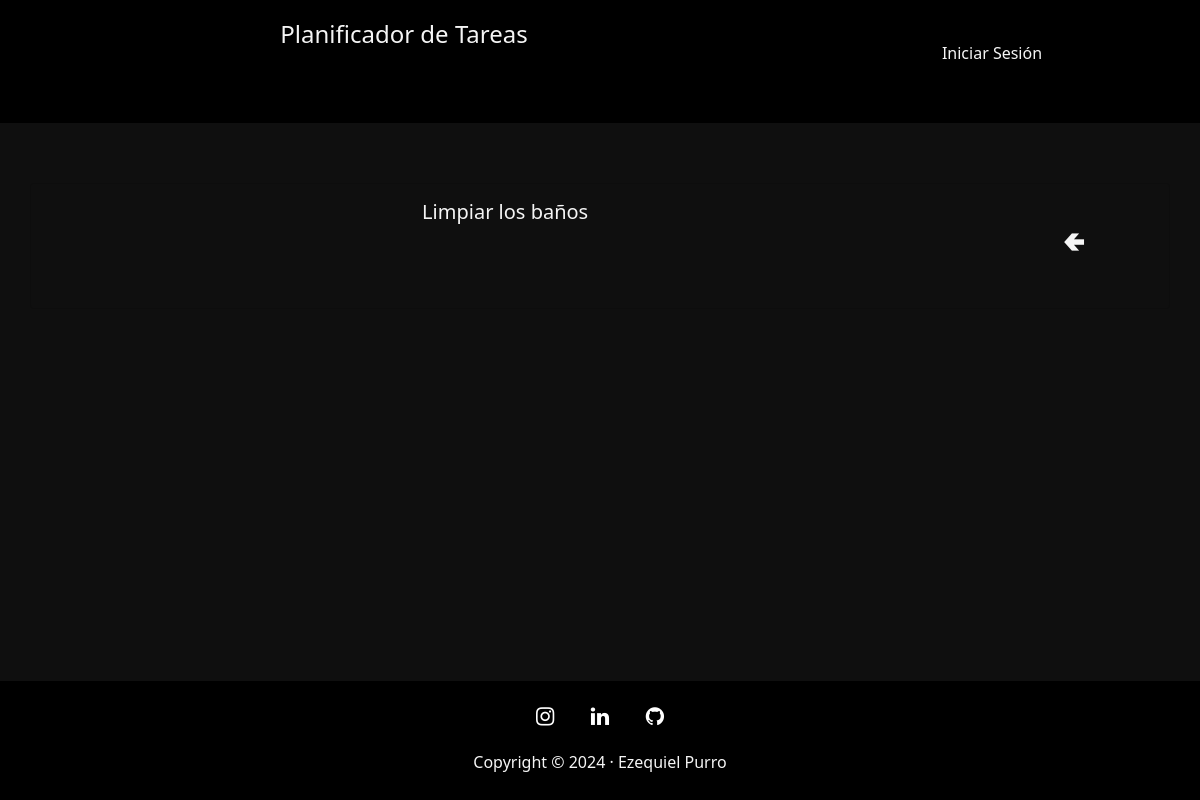
Page /tasks/detail/52/ on the earlier database version.
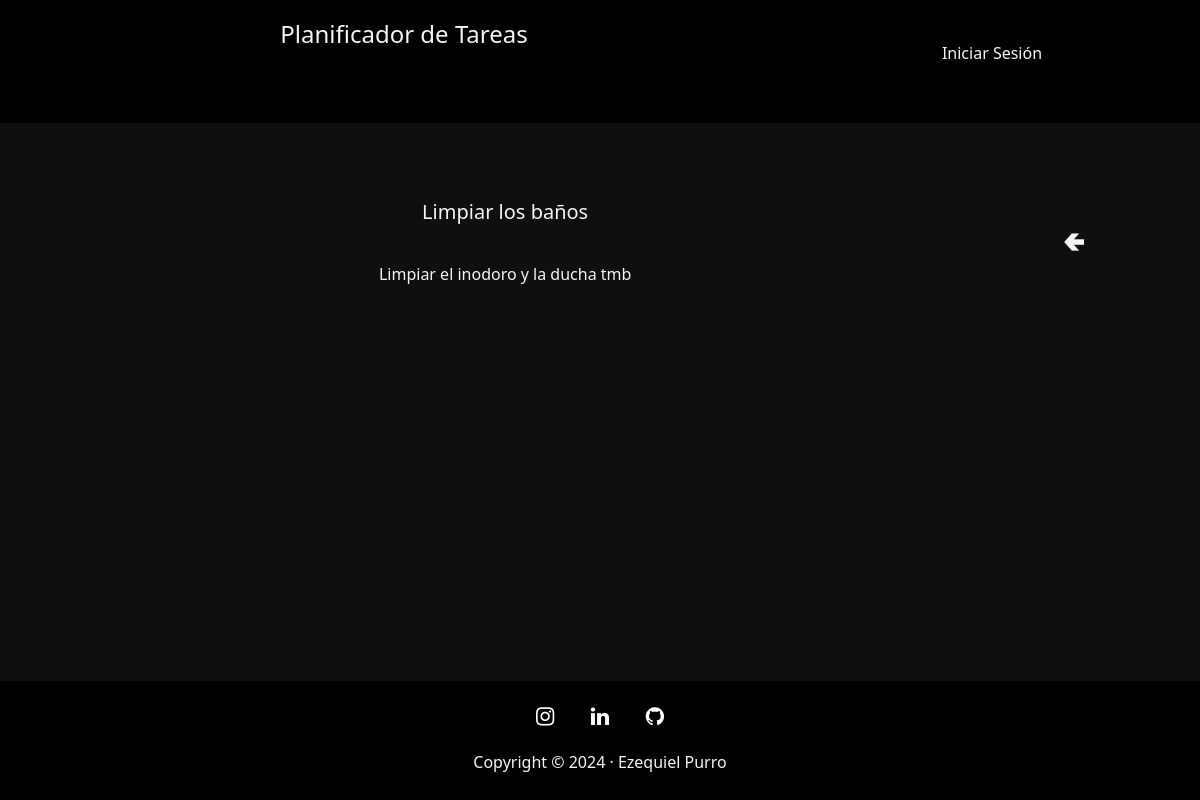
Same page on the later database version.
### tasks/models.py (models this page shows, shortened)
class Task(models.Model):
    title = models.CharField(max_length=200, verbose_name="Titulo")
    description = models.TextField(verbose_name="Descripción", null=True, blank=True)
    isDone = models.BooleanField(default=False, verbose_name="Tarea realizada")
    author = models.ForeignKey(User, verbose_name="Autor", on_delete=models.CASCADE, related_name='%(class)s_author', null=True, blank=True)
    target = models.ForeignKey(User, verbose_name="Destinatario", on_delete=models.CASCADE, related_name='%(class)s_target', null=True, blank=True)
    expiration = models.DateField(verbose_name="Fecha de expiración")
    created = models.DateTimeField(auto_now_add=True, verbose_name="Fecha de Creación")
    class Meta:
        verbose_name = "Tarea"
        verbose_name_plural = "Tareas"
        ordering = ['-created']

### tasks/views.py (the view, shortened to what this page needs)
# urls.py: path('detail/<int:pk>/', TaskDetail.as_view(), name="task_detail"),
class TaskDetail(UpdateView):
    model = Task
    template_name = 'tasks/task_detail.html'
    fields = []
    success_url = reverse_lazy("dashboard")

### tasks/templates/tasks/task_detail.html (shortened to what this page needs)
{% extends 'core/base.html' %}
{% block content %}
    <div class="container container-per">
        <div class="row">
            <div class="card task-detail">
                <div class="row">
                    <div class="col-sm-11 col-md-8 col-lg-10 ">
                        <div class="card-body text-center">
                            <h5 class="card-title">{{task.title}}</h5>
                            <p class="card-text">{{task.description}}</p>
                        </div>
                    </div>
                    <div class="col-sm-1 col-md-4 col-lg-2 text-center" >
                        <a href="{% url 'dashboard' %}" class="exit-button"><h3>🢀</h3></a>
                    </div>
                </div>
            </div>
        </div>
    </div>
{% endblock %}
{% block footer %}
    <div class="fixed-bottom">
{% endblock %}

### core/templates/core/base.html (shortened to what this page needs)
<!DOCTYPE html>
<html lang="es">
<head>
    {% load static %}
    <link href="{% static 'core/vendor/bootstrap/css/bootstrap.min.css' %}" rel="stylesheet">
    <link href="{% static 'core/css/styles.css' %}" rel="stylesheet">
    <link href="{% static 'core/vendor/font-awesome/css/font-awesome.min.css' %}" rel="stylesheet" type="text/css">
</head>
<body>
  <div class="main-container">
        <header>
            <nav class="navbar navbar-per">
                    <div class="container-fluid">
                        <div class="col-sm-8" >
                          <ul class="list-inline text-center">
                            <li class="list-inline-item">
                              <a class="navbar-brand" href="{% url 'home' %}"><h4>Planificador de Tareas</h4></a>
                            </li>
                          </ul>
                        </div>
                        <div class="col-sm-4">
                            <ul class="list-inline text-center">
                              {% if not user.is_authenticated %}
                                  <li class="list-inline-item">
                                      <a href="{% url 'login' %}" class="nav-link">Iniciar Sesión</a>
                                  </li>
                              {% endif %}
                              </ul>
                        </div>
                    </div>
            </nav>
        </header>
        {% block content %} {% endblock %}
        <footer>
            <div class="container-fluid ">
              <div class="row">
                <div class="col-lg-8 col-md-10 mx-auto">
                    {% block footer %} {% endblock %}
                    <ul class="list-inline text-center">
                      <li class="list-inline-item">
                        <a href="https://www.instagram.com/ezepurro/" target="_blank">
                          <span class="fa-stack fa-lg">
                              <i class="fa fa-instagram fa-stack-1x fa-inverse"></i>
                          </span>
                        </a>
                      </li>
                      <li class="list-inline-item">
                        <a href="https://www.linkedin.com/in/ezequiel-purro-75920b7a/" target="_blank">
                          <span class="fa-stack fa-lg" >
                              <i class="fa fa-linkedin fa-stack-1x fa-inverse"></i>
                          </span>
                        </a>
                      </li>
                      <li class="list-inline-item">
                        <a href="https://github.com/ezepurro" target="_blank">
                          <span class="fa-stack fa-lg">
                              <i class="fa fa-github fa-stack-1x fa-inverse"></i>
                          </span>
                        </a>
                      </li>
                    </ul>
                    <p class="copyright">Copyright &copy; 2024 · Ezequiel Purro </p>
                  </div>
                </div>
              </div>
            </div>
          </footer>
  </div>
</body>
</html>

### core/static/core/css/styles.css (style rules this page uses)
html, body { background-color: rgb(15, 15, 15); }
.navbar-per { padding: 0%; background-color: black; }
a h4 { color: whitesmoke; padding: 20px; }
.navbar-per ul li a { color: whitesmoke; }
a span { padding: 15px; }
a span i { color: whitesmoke; }
footer { background-color: black; }
footer .fixed-bottom { background-color: black; }
footer p { text-align: center; color: whitesmoke; padding: 10px; }
.container-per .exit-button { color: whitesmoke; text-decoration: none; }
.container-per .exit-button h3 { padding: 40px; }
.container-per .task-detail { width: 100%; background-color: rgb(15, 15, 15); margin: 60px 0px 60px 0px; }
.container-per .task-detail h5 { color: whitesmoke; }
.container-per .task-detail p { padding-top: 30px; padding-bottom: 30px; color: whitesmoke; }

Differences in the rows shown:
changed Task "Limpiar los baños": description (not shown) → "Limpiar el inodoro y la ducha tmb"
